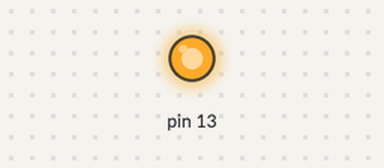
Bench run of a sketch on a simulated Arduino Uno, built with avr-gcc and run on an emulated ATmega328P. Shown: output pins drawn as LEDs (lit = HIGH).

Above: at 0.1 s.
Timing chart, 0 to 1.6 s (numbered marks = the images above):
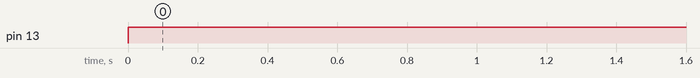

The sketch:

lightbuld.ino
```cpp
void setup() {
  // put your setup code here, to run once:
  pinMode(13, OUTPUT);
  // pinMode(12, OUTPUT);
  // pinMode(11, OUTPUT);
}

void loop() {
  // put your main code here, to run repeatedly:
  digitalWrite(13, HIGH);
  // delay(200);
  // digitalWrite(13, LOW);
  // digitalWrite(12, HIGH);
  // delay(200);
  // digitalWrite(12, LOW);
  // digitalWrite(11, HIGH);
  // delay(200);
  // digitalWrite(11, LOW);
  // delay(200);
  // for (int i = 0; i<255; i++){
  //   Serial.println(i);
  //   analogWrite(11, 255-i);
  //   // analogWrite(10, i);
  //   // analogWrite(9, i);
  //   delay(10);
  // }

}
```

Measured:
- by itself, pin 13: LOW → HIGH at 0.00 s
